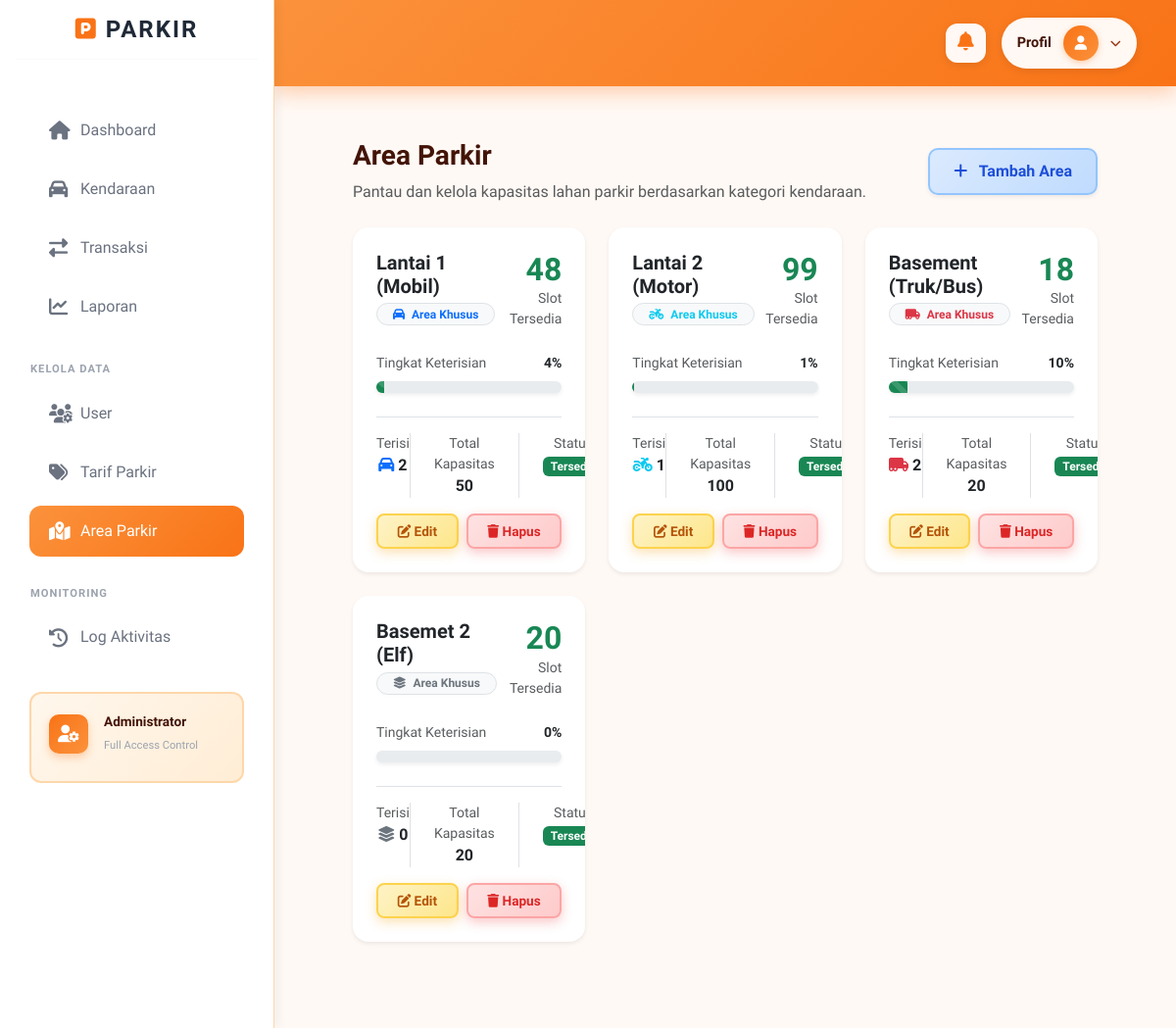
The page /index.php?c=Area&m=index (signed in) on the database as committed earlier.
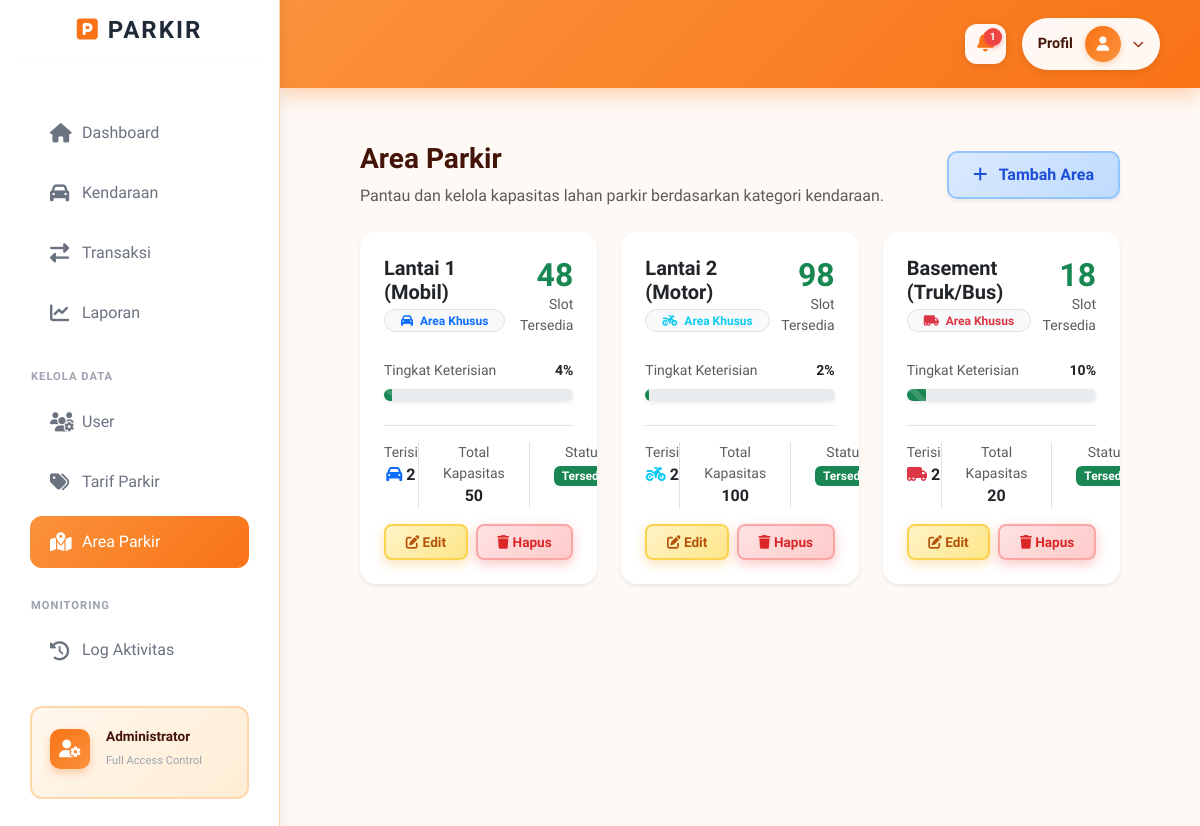
The same page on the database as committed later.
### tables this page shows
CREATE TABLE `tb_area_parkir` (
  `id_area` int NOT NULL,
  `nama_area` varchar(100) NOT NULL,
  `kapasitas` int NOT NULL,
  `terisi` int DEFAULT '0'
);

### controllers/AreaController.php (called while the page is built, shortened)
<?php
class AreaController {
    public function index() {
        $model = new AreaModel();
        $data = $model->getArea();
        include "views/area/index.php";
    }
}

### config/database.php (called while the page is built)
<?php
class Database {
    public static function connect() {
        return new PDO("mysql:host=localhost;dbname=db_parkir;charset=utf8","root","");
    }
}

### models/AreaModel.php (called while the page is built, shortened)
<?php
class AreaModel {
    private $db;
    public function __construct() {
        $this->db = Database::connect();
    }
    public function getArea() {
        $sql = "SELECT a.*,
                (SELECT COUNT(*) FROM tb_transaksi t
                WHERE t.id_area = a.id_area AND t.status = 'masuk') as terisi
                FROM tb_area_parkir a
                ORDER BY a.id_area ASC";
        return $this->db->query($sql)->fetchAll(PDO::FETCH_ASSOC);
    }
}

### views/area/index.php (the view, shortened to what the changed rows need)
<?php include "views/layout/header.php"; ?>
<link rel="stylesheet" href="assets/css/halaman.css">
<div class="container-fluid py-4">
    <div class="row">
        <?php if (!empty($data)): ?>
            <?php foreach($data as $a):
                $terisi = $a['terisi'] ?? 0;
                $kapasitas = $a['kapasitas'] ?? 0;
                $sisa = $kapasitas - $terisi;
                $persen = ($kapasitas > 0) ? ($terisi / $kapasitas) * 100 : 0;
                $nama_area = strtolower($a['nama_area']);
                if (strpos($nama_area, 'truk') !== false || strpos($nama_area, 'bus') !== false) {
                    $icon = "fa-truck-moving";
                    $themeColor = "text-danger";
                } elseif (strpos($nama_area, 'mobil') !== false) {
                    $icon = "fa-car";
                    $themeColor = "text-primary";
                } elseif (strpos($nama_area, 'motor') !== false) {
                    $icon = "fa-motorcycle";
                    $themeColor = "text-info";
                } else {
                    $icon = "fa-layer-group";
                    $themeColor = "text-secondary";
                }
                $colorClass = "bg-success";
            ?>
            <div class="col-md-4">
                <div class="card shadow-sm border-0 mb-4 rounded-4 overflow-hidden">
                    <div class="card-body p-4">
                        <div class="d-flex justify-content-between align-items-start">
                            <div>
                                <h5 class="fw-bold text-dark mb-1"><?= htmlspecialchars($a['nama_area']) ?></h5>
                                <span class="badge bg-light <?= $themeColor ?> border rounded-pill px-3">
                                    <i class="fas <?= $icon ?> me-1"></i> Area Khusus
                                </span>
                            </div>
                            <div class="text-end">
                                <h2 class="fw-bold mb-0 <?= $sisa <= 0 ? 'text-danger' : 'text-success' ?>">
                                    <?= $sisa ?>
                                </h2>
                                <p class="text-muted small mb-0">Slot Tersedia</p>
                            </div>
                        </div>
                        <div class="mt-4">
                            <div class="d-flex justify-content-between mb-2">
                                <small class="text-muted">Tingkat Keterisian</small>
                                <small class="fw-bold"><?= round($persen) ?>%</small>
                            </div>
                            <div class="progress rounded-pill shadow-sm" style="height: 12px;">
                                <div class="progress-bar <?= $colorClass ?> progress-bar-striped progress-bar-animated"
                                     style="width: <?= $persen ?>%"></div>
                            </div>
                        </div>
                        <div class="d-flex justify-content-between mt-4 border-top pt-3">
                            <div class="text-center">
                                <small class="text-muted d-block">Terisi</small>
                                <span class="fw-bold"><i class="fas <?= $icon ?> <?= $themeColor ?> me-1"></i><?= $terisi ?></span>
                            </div>
                            <div class="text-center border-start ps-4 pe-4">
                                <small class="text-muted d-block">Total Kapasitas</small>
                                <span class="fw-bold text-dark"><?= $kapasitas ?></span>
                            </div>
                            <div class="text-center border-start ps-4">
                                <small class="text-muted d-block">Status</small>
                                <?php if($sisa <= 0): ?>
                                    <span class="badge bg-danger">Penuh</span>
                                <?php else: ?>
                                    <span class="badge bg-success">Tersedia</span>
                                <?php endif; ?>
                            </div>
                        </div>
                        <div class="d-flex gap-2 mt-3">
                            <a href="index.php?c=Area&m=edit&id=<?= $a['id_area'] ?>" class="btn btn-sm btn-warning flex-fill">
                                <i class="fas fa-edit"></i> Edit
                            </a>
                            <a href="index.php?c=Area&m=delete&id=<?= $a['id_area'] ?>"
                               onclick="return confirm('Yakin hapus area ini?')"
                               class="btn btn-sm btn-danger flex-fill">
                                <i class="fas fa-trash"></i> Hapus
                            </a>
                        </div>
                    </div>
                </div>
            </div>
            <?php endforeach; ?>
        <?php endif; ?>
    </div>
</div>
<?php include "views/layout/footer.php"; ?>

### views/layout/header.php (shortened to what the changed rows need)
<!DOCTYPE html>
<html lang="id">
<head>
    <link rel="stylesheet" href="assets/css/halaman.css">
    <link href="https://cdn.jsdelivr.net/npm/bootstrap@5.3.0/dist/css/bootstrap.min.css" rel="stylesheet">
    <link rel="stylesheet" href="https://cdnjs.cloudflare.com/ajax/libs/font-awesome/6.4.0/css/all.min.css">
</head>
<body>
<?php
$user_role = $_SESSION['user']['role'] ?? 'guest';
?>
<div class="wrapper">
    <div id="content">
    <nav class="top-navbar d-flex justify-content-between align-items-center">
        <div class="d-flex align-items-center gap-3">
            <?php if($user_role == 'admin'): ?>
            <div class="dropdown">
                <?php
                $db = Database::connect();
                $today = date('Y-m-d');
                $query = "SELECT t.*, k.plat_nomor, k.jenis_kendaraan
                         FROM tb_transaksi t
                         JOIN tb_kendaraan k ON t.id_kendaraan = k.id_kendaraan
                         WHERE DATE(t.waktu_keluar) = ? AND t.status = 'keluar'
                         ORDER BY t.waktu_keluar DESC
                         LIMIT 5";
                $stmt = $db->prepare($query);
                $stmt->execute([$today]);
                $notif_keluar = $stmt->fetchAll(PDO::FETCH_ASSOC);
                $jumlah_keluar = count($notif_keluar);
                ?>
                <div class="notif-trigger"
                    id="dropdownNotif"
                    data-bs-toggle="dropdown"
                    aria-expanded="false"
                    style="cursor: pointer; position: relative; padding: 8px 12px; background: rgba(255, 255, 255, 0.95); border-radius: 12px; transition: all 0.3s ease; box-shadow: 0 2px 8px rgba(0,0,0,0.1);">
                    <i class="fas fa-bell" style="color: #f97316; font-size: 1.2rem;"></i>
                    <?php if($jumlah_keluar > 0): ?>
                    <span class="notif-badge" style="position: absolute; top: 4px; right: 4px; background: #ef4444; color: white; border-radius: 50%; width: 18px; height: 18px; display: flex; align-items: center; justify-content: center; font-size: 0.65rem; font-weight: 700; box-shadow: 0 2px 4px rgba(239, 68, 68, 0.4);">
                        <?= $jumlah_keluar ?>
                    </span>
                    <?php endif; ?>
                </div>
            </div>
            <?php endif; ?>
        </div>
    </nav>
        <div class="container-fluid">

Rows that differ between the two databases and show on the page:
removed tb_area_parkir: nama_area "Basemet 2 (Elf)", kapasitas "20", persen "0", terisi "0", shows "Tersedia"
computed for tb_area_parkir "Lantai 2 (Motor)": sisa "99" → "98"; persen "1" → "2"; terisi "1" → "2"
Other text that changed with them:
$jumlah_keluar: (not shown) → "1"
